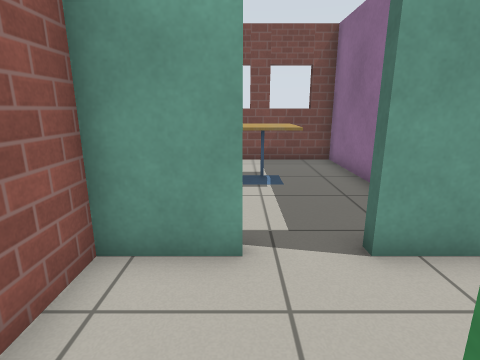
View 1 (above)

16 first-person views from a walk through a Gazebo world. The camera is 1 m above the floor, tilts 14° down and sees 80° across. The floor is counted in squares, 0.5 m on a side. Each view is taken from the middle of a square. On the plan, view 1 faces up. The plan holds only what a view shows up to about 16 squares ahead; the rest is blank. Gazebo's built-in surfaces are drawn with simple patterns.

View 2
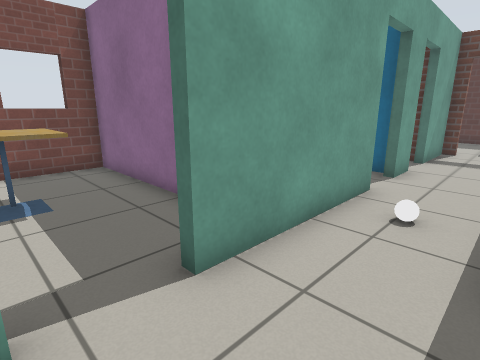

View 3
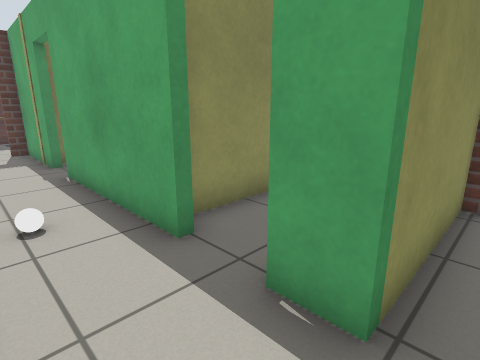

View 4
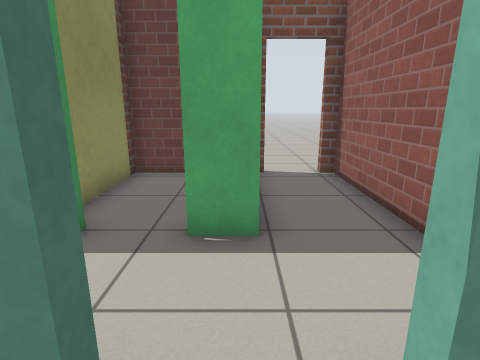

View 5
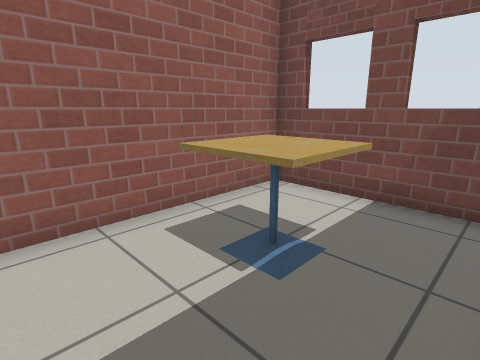

View 6
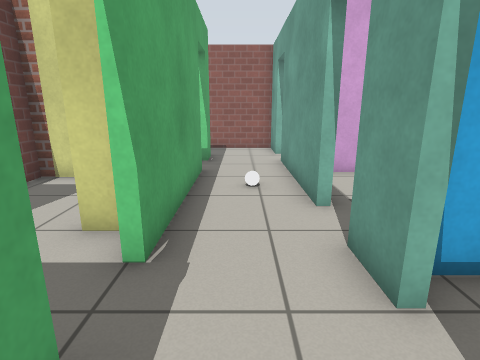

View 7
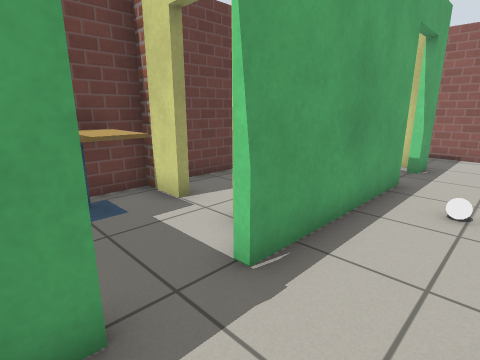

View 8
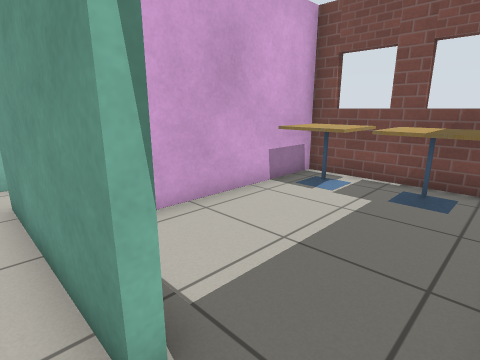

View 9
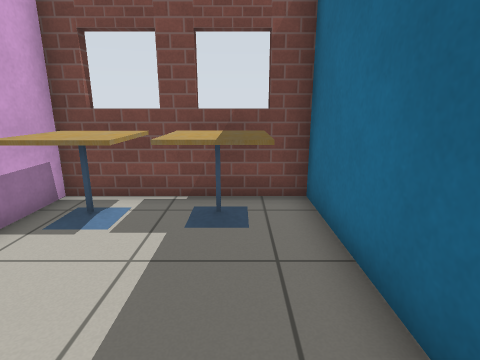

View 10
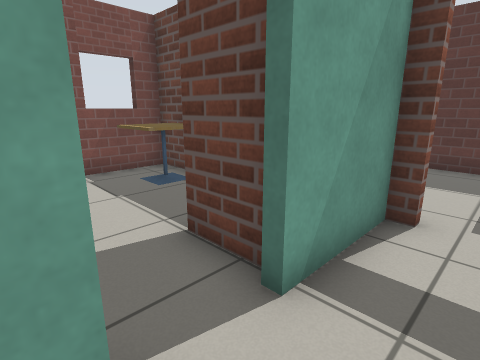

View 11
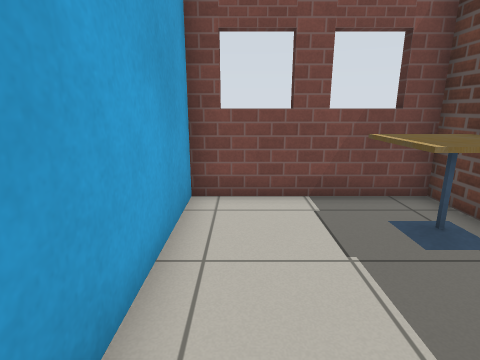

View 12
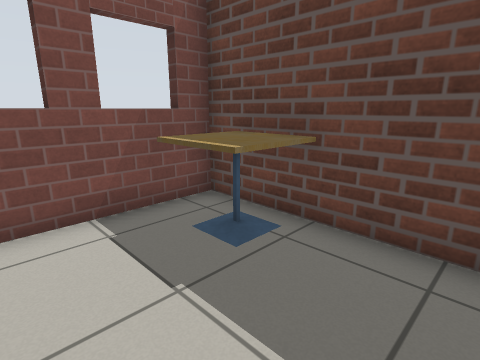

View 13
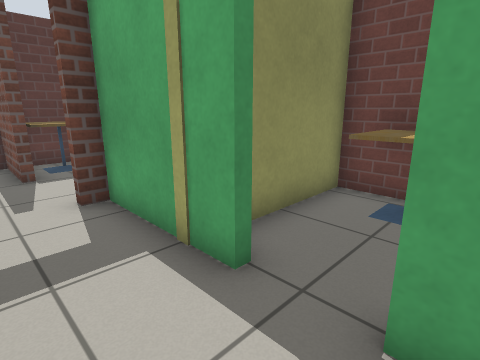

View 14
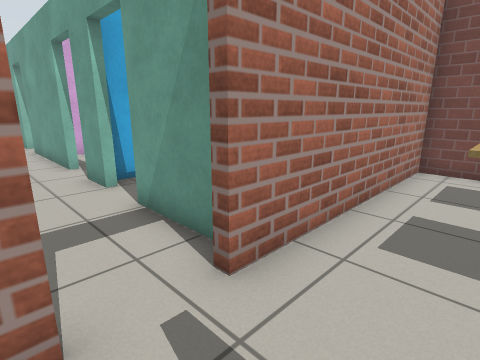

View 15
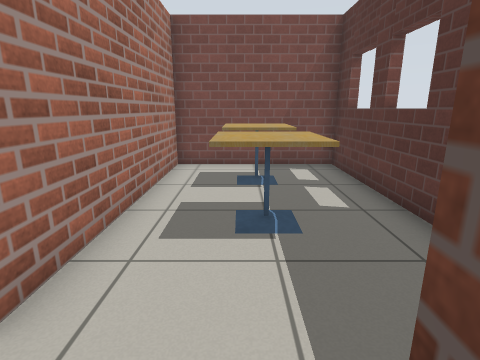

View 16
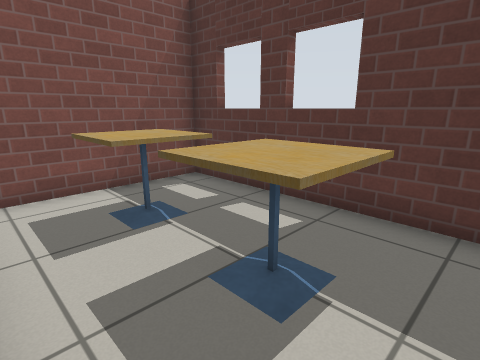

### Floor plan
Ten units are one square. View 1 is at (0, 0); x grows to the right and y downward. Boxes are objects, and circles mark ways between rooms. Rooms are numbered by the first view taken in them; rooms with no view inside come last. Other rooms are left out.
<svg viewBox="-25 -120 245 165">
<path fill="none" stroke="#000" d="M36 -7 96 -7M73 -36 18 -36M0 -36 -20 -36 -20 40M105 -36 91 -36M112 -7 154 -7M1 40 7 40 7 -7 19 -7M154 -30 154 -36 123 -36M36 -66 36 -114 -20 -114 -20 -51M96 -65 96 -114 72 -114M49 -114 39 -114 39 -47M154 -61 154 -85M154 -104 154 -114 99 -114 99 -41M125 -39 125 -59M157 -14 157 -9M157 -85 157 -30M185 -18 214 -18 214 -114 157 -114 157 -104M85 25 85 40 123 40 123 -2M85 0 85 8M27 40 43 40 43 0"/>
<rect x="55" y="-25" width="10" height="10" fill="#bbb"><title>white ball</title></rect>
<rect x="-5" y="-95" width="20" height="30" fill="#bbb"><title>cafe table</title></rect>
<rect x="45" y="-115" width="20" height="30" fill="#bbb"><title>cafe table</title></rect>
<rect x="65" y="-115" width="20" height="30" fill="#bbb"><title>cafe table</title></rect>
<rect x="135" y="-105" width="20" height="20" fill="#bbb"><title>cafe table</title></rect>
<rect x="185" y="-15" width="30" height="20" fill="#bbb"><title>cafe table</title></rect>
<rect x="175" y="-75" width="20" height="30" fill="#bbb"><title>cafe table</title></rect>
<rect x="175" y="-105" width="20" height="30" fill="#bbb"><title>cafe table</title></rect>
<rect x="95" y="15" width="20" height="20" fill="#bbb"><title>cafe table</title></rect>
<circle cx="5" cy="-40" r="3" fill="#2a7"/>
<circle cx="85" cy="-40" r="3" fill="#2a7"/>
<circle cx="115" cy="-40" r="3" fill="#2a7"/>
<circle cx="105" cy="-5" r="3" fill="#2a7"/>
<circle cx="27" cy="-7" r="3" fill="#2a7"/>
<circle cx="157" cy="-23" r="3" fill="#2a7"/>
<circle cx="175" cy="-20" r="3" fill="#2a7"/>
<text x="50" y="-20">1</text>
<text x="10" y="-80">2</text>
<text x="70" y="-80">3</text>
<text x="130" y="-80">4</text>
<text x="200" y="-10">5</text>
<text x="180" y="-70">6</text>
<text x="100" y="20">7</text>
<text x="20" y="20">8</text>
</svg>
Room 1 opens to room 2. Room 1 opens to room 3. Room 1 opens to room 4. Room 1 opens to room 7. Room 1 opens to room 8. Room 5 opens to room 6.

Where each view was taken, in squares from view 1:
view 1: 0 up, 0 right, facing up
view 2: 1 up, 0 right, facing up-right
view 3: 3 up, 0 right, facing down-right
view 4: 5 up, 1 right, facing down
view 5: 5 up, 3 right, facing up-left
view 6: 2 up, 13 right, facing left
view 7: 3 up, 12 right, facing down-left
view 8: 3 up, 9 right, facing up-left
view 9: 5 up, 8 right, facing up
view 10: 2 up, 10 right, facing up-right
view 11: 5 up, 11 right, facing up
view 12: 6 up, 11 right, facing up-right
view 13: 3 up, 9 right, facing down-right
view 14: 1 up, 18 right, facing up-left
view 15: 1 up, 18 right, facing up
view 16: 4 up, 16 right, facing up-right
